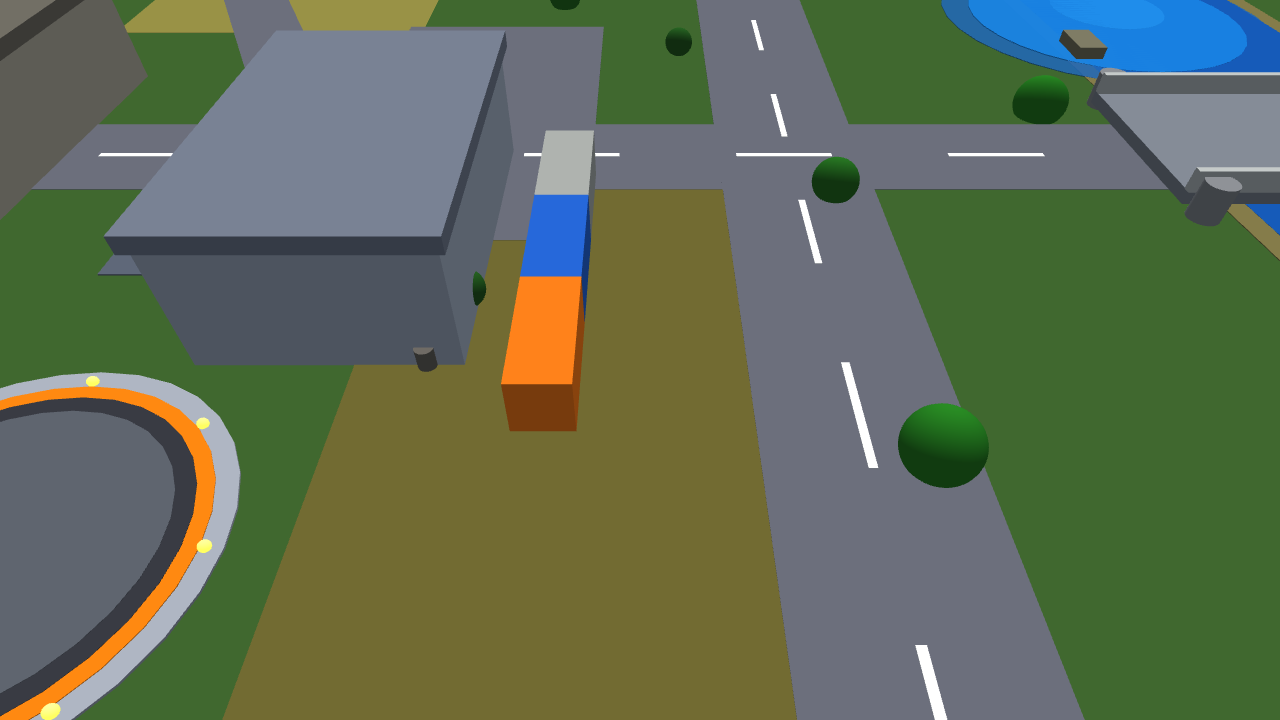
#> input picture src/mchs_vision/tests/data/gazebo_containers_1280.png, 1280 x 720 px
$ python -i video_reporter.py   (imports and definitions only)
#> lines starting #> are read from the running program, lines starting #| are printed output that depends on the picture
"""Компилятор тактических видеорапортов и видеоотчётов миссий «Око МЧС».

Модуль создаёт готовый видеоролик MP4/AVI с каскадной защитой от сбоев кодеков:
1. Вступительная тактическая заставка (Title Card) с логотипом МЧС, номером борта и временем.
2. Последовательность ключевых кадров миссии и тактических съёмок с бортовой камеры.
3. Кадры фотофиксации обнаруженных инцидентов (очаг пожара, пострадавший,
   разлив нефти) с подписью координат, площади и времени.
4. Текстовые карточки инцидентов, если готовых кадров нет.
4. Итоговая сводка миссии (длительность, площадь, найденные угрозы).
"""

from __future__ import annotations

import math
import os
import sys
from dataclasses import dataclass, field
from datetime import datetime
from typing import Dict, List, Optional, Tuple

import cv2
import numpy as np
from PIL import Image, ImageDraw, ImageFont


@dataclass
class VideoReportConfig:
    width: int = 1280
    height: int = 720
    fps: float = 12.0
    mission_title: str = "ОКО МЧС // ОПЕРАТИВНЫЙ РАПОРТ"
    uav_callsign: str = "МЧС-БАС-04"
    organization: str = "МЧС РОССИИ — ЦУКС"


class MissionVideoReporter:
    """Генератор тактических видеоотчётов патрулирования."""

    # Каскад поддерживаемых видеокодеков (FourCC) для надёжности на Windows и Linux
    CODEC_CASCADE = [
        ("mp4v", ".mp4"),
        ("avc1", ".mp4"),
        ("XVID", ".avi"),
        ("MJPG", ".avi"),
    ]

    # TrueType-шрифты с кириллицей. OpenCV Hershey не умеет русский текст.
    FONT_CANDIDATES = (
        r"C:\Windows\Fonts\arial.ttf",
        r"C:\Windows\Fonts\segoeui.ttf",
        "/usr/share/fonts/truetype/dejavu/DejaVuSans.ttf",
        "/usr/share/fonts/truetype/liberation2/LiberationSans-Regular.ttf",
        "/System/Library/Fonts/Supplemental/Arial.ttf",
    )
    FONT_BOLD_CANDIDATES = (
        r"C:\Windows\Fonts\arialbd.ttf",
        r"C:\Windows\Fonts\segoeuib.ttf",
        "/usr/share/fonts/truetype/dejavu/DejaVuSans-Bold.ttf",
        "/usr/share/fonts/truetype/liberation2/LiberationSans-Bold.ttf",
        "/System/Library/Fonts/Supplemental/Arial Bold.ttf",
    )

    def __init__(self, config: Optional[VideoReportConfig] = None):
        self.config = config or VideoReportConfig()
        self._regular_font_path = self._resolve_font(self.FONT_CANDIDATES)
        self._bold_font_path = self._resolve_font(self.FONT_BOLD_CANDIDATES) \
            or self._regular_font_path

    @staticmethod
    def _resolve_font(candidates) -> Optional[str]:
        for path in candidates:
            if os.path.isfile(path):
                return path
        return None

    def _font(self, size: int, bold: bool = False):
        path = self._bold_font_path if bold else self._regular_font_path
        if path:
            try:
                return ImageFont.truetype(path, max(8, int(size)))
            except OSError:
                pass
        return ImageFont.load_default()

    def _draw_texts(self, frame: np.ndarray, items) -> np.ndarray:
        """Нарисовать список (text, x, y, size, bgr, bold, max_width) через PIL."""
        rgb = cv2.cvtColor(frame, cv2.COLOR_BGR2RGB)
        image = Image.fromarray(rgb)
        draw = ImageDraw.Draw(image)
        for item in items:
            text, x, y, size, color_bgr = item[:5]
            bold = bool(item[5]) if len(item) > 5 else False
            max_width = item[6] if len(item) > 6 else None
            font = self._font(size, bold)
            if max_width:
                while size > 10:
                    box = draw.textbbox((0, 0), text, font=font)
                    if box[2] - box[0] <= max_width:
                        break
                    size -= 1
                    font = self._font(size, bold)
                box = draw.textbbox((0, 0), text, font=font)
                if box[2] - box[0] > max_width:
                    # Обрезаем длинную строку, чтобы она не уезжала за кадр.
                    while text and draw.textbbox(
                            (0, 0), text + "…", font=font)[2] > max_width:
                        text = text[:-1]
                    text += "…"
            color_rgb = (int(color_bgr[2]), int(color_bgr[1]),
                         int(color_bgr[0]))
            draw.text((int(x), int(y)), text, font=font, fill=color_rgb)
        return cv2.cvtColor(np.asarray(image), cv2.COLOR_RGB2BGR)

    def _create_writer(self, target_path: str) -> Tuple[cv2.VideoWriter, str]:
        """Инициализация VideoWriter с каскадом кодеков."""
        os.makedirs(os.path.dirname(os.path.abspath(target_path)), exist_ok=True)
        w, h, fps = self.config.width, self.config.height, self.config.fps

        base, ext = os.path.splitext(target_path)
        for fourcc_str, preferred_ext in self.CODEC_CASCADE:
            current_path = base + preferred_ext
            fourcc = cv2.VideoWriter_fourcc(*fourcc_str)
            writer = cv2.VideoWriter(current_path, fourcc, fps, (w, h))
            if writer.isOpened():
                return writer, current_path

        # Аварийный fallback на встроенный MJPG
        fallback_path = base + ".avi"
        fourcc = cv2.VideoWriter_fourcc(*"MJPG")
        writer = cv2.VideoWriter(fallback_path, fourcc, fps, (w, h))
        return writer, fallback_path

    @staticmethod
    def card_pad(width: int, height: int) -> int:
        """Внутренний отступ акцентной рамки карточек (масштабируется)."""
        return max(12, int(min(width, height) * 0.055))

    def _render_title_card(self, title: str, subtitle: str, timestamp_str: str) -> np.ndarray:
        """Создаёт кадр титульной заставки."""
        w, h = self.config.width, self.config.height
        scale = min(w / 1280.0, h / 720.0)
        fs = lambda value: max(10, int(value * scale))  # noqa: E731
        pad = self.card_pad(w, h)
        frame = np.full((h, w, 3), (15, 20, 28), dtype=np.uint8)

        # Фоновая тактическая сетка
        grid_color = (25, 34, 46)
        for x in range(0, w, 60):
            cv2.line(frame, (x, 0), (x, h), grid_color, 1)
        for y in range(0, h, 60):
            cv2.line(frame, (0, y), (w, y), grid_color, 1)

        # Декоративная акцентная рамка
        cv2.rectangle(frame, (pad, pad), (w - pad, h - pad), (0, 140, 255), 2)
        cv2.rectangle(frame, (pad + 4, pad + 4), (w - pad - 4, h - pad - 4),
                      (0, 80, 180), 1)

        x0 = pad + max(10, int(28 * scale))
        max_w = w - pad - x0
        y_cursor = [pad + max(4, int(8 * scale))]

        def next_line(size: int, gap: int) -> int:
            """Возвращает верх строки и сдвигает курсор ниже неё.

            ``_draw_texts`` рисует от верхней кромки (PIL anchor по умолчанию —
            left-ascender), поэтому высоту шрифта прибавляем к курсору.
            """
            top_y = y_cursor[0]
            y_cursor[0] = top_y + size + max(2, int(gap * scale))
            return top_y

        org_y = next_line(fs(38), 12)
        title_y = next_line(fs(62), 22)
        subtitle_y = next_line(fs(36), 18)
        sep_y = y_cursor[0] + max(2, int(6 * scale))
        y_cursor[0] = sep_y + max(2, int(6 * scale))
        callsign_y = next_line(fs(28), 14)
        timestamp_y = next_line(fs(24), 10)
        status_y = next_line(fs(24), 10)

        cv2.line(frame, (x0, sep_y), (w - x0, sep_y), (0, 120, 200), 2)
        items = [
            (self.config.organization, x0, org_y, fs(38),
             (0, 210, 255), True, max_w),
            (title, x0, title_y, fs(62), (255, 255, 255), True, max_w),
            (subtitle, x0, subtitle_y, fs(36), (0, 160, 255), False, max_w),
            (f"БОРТОВОЙ КОМПЛЕКС: {self.config.uav_callsign}",
             x0, callsign_y, fs(28), (220, 230, 240), False, max_w),
            (f"ДАТА И ВРЕМЯ ФОРМИРОВАНИЯ: {timestamp_str}",
             x0, timestamp_y, fs(24), (160, 180, 200), False, max_w),
            ("СТАТУС МИССИИ: АВТОНОМНЫЙ ПАТРУЛЬ // ДАННЫЕ ЗАФИКСИРОВАНЫ",
             x0, status_y, fs(24), (0, 220, 120), True, max_w),
        ]
        return self._draw_texts(frame, items)

    def _render_summary_card(self, stats: Dict[str, any]) -> np.ndarray:
        """Создаёт финальный экран с итогами миссии."""
        w, h = self.config.width, self.config.height
        scale = min(w / 1280.0, h / 720.0)
        fs = lambda value: max(10, int(value * scale))  # noqa: E731
        pad = self.card_pad(w, h)
        frame = np.full((h, w, 3), (12, 16, 22), dtype=np.uint8)

        # Фоновая тактическая сетка
        grid_color = (20, 28, 38)
        for x in range(0, w, 60):
            cv2.line(frame, (x, 0), (x, h), grid_color, 1)
        for y in range(0, h, 60):
            cv2.line(frame, (0, y), (w, y), grid_color, 1)

        cv2.rectangle(frame, (pad, pad), (w - pad, h - pad), (0, 210, 120), 2)
        x0 = pad + max(10, int(28 * scale))
        max_w = w - pad - x0
        title_y = pad + max(4, int(8 * scale))
        sep_y = title_y + fs(42) + max(4, int(10 * scale))

        items = [
            ("СВОДНЫЙ ОТЧЁТ РЕЗУЛЬТАТОВ ВОЗДУШНОГО ПАТРУЛЯ",
             x0, title_y, fs(42), (255, 255, 255), True, max_w),
        ]
        cv2.line(frame, (x0, sep_y), (w - x0, sep_y), (0, 210, 120), 2)

        y_offset = sep_y + max(6, int(12 * scale))
        row_step = fs(28) + max(6, int(16 * scale))
        for key, val in stats.items():
            label = str(key).upper().replace("_", " ")
            items.append((f"{label}: {val}", x0, y_offset, fs(28),
                          (200, 220, 240), False, max_w))
            y_offset += row_step

        items.append(("МАТЕРИАЛЫ СФОРМИРОВАНЫ ДЛЯ ПЕРЕДАЧИ В ЦУКС",
                      x0, h - pad - fs(24) - max(4, int(8 * scale)), fs(24),
                      (0, 210, 255), True, max_w))
        return self._draw_texts(frame, items)

    # [59 lines left out: function _render_incident_shot, not called in this run]

    def compile_report(
        self,
        frames: List[np.ndarray],
        incidents: Optional[List[Dict]] = None,
        stats: Optional[Dict] = None,
        output_path: str = "reports/video/mission_summary.mp4",
        shots: Optional[List[Dict]] = None,
    ) -> str:
        """Компилирует сквозной видеорапорт.

        ``shots`` — кадры фотофиксации очагов: словари с ключами ``frame``
        (кадр BGR), ``label``/``hazard_type``, ``threat_level``, ``area``,
        ``x``, ``y``, ``time``. Каждый показывается отдельно с подписью, чтобы
        зритель видел именно то, что обнаружил борт, а не только текст.
        """
        writer, final_path = self._create_writer(output_path)
        w, h, fps = self.config.width, self.config.height, self.config.fps

        timestamp_str = datetime.now().strftime("%d.%m.%Y %H:%M:%S МСК")

        try:
            # 1. Титульная заставка (2.0 секунды)
            title_frame = self._render_title_card(
                title=self.config.mission_title,
                subtitle="АВТОНОМНОЕ ВЫЯВЛЕНИЕ ЧРЕЗВЫЧАЙНЫХ СИТУАЦИЙ",
                timestamp_str=timestamp_str,
            )
            title_repeats = int(fps * 2.0)
            for _ in range(title_repeats):
                writer.write(title_frame)

            # 2. Основные кадры полёта (каждый кадр удерживается по 1.0 сек)
            frame_hold = max(1, int(fps * 1.0))
            for frame in frames:
                resized = cv2.resize(frame, (w, h)) if (frame.shape[1] != w or frame.shape[0] != h) else frame
                for _ in range(frame_hold):
                    writer.write(resized)

            # 3. Кадры фотофиксации очагов (то, что реально видел борт)
            if shots:
                shot_hold = max(1, int(fps * 4.0))
                for shot in shots:
                    shot_frame = self._render_incident_shot(shot)
                    for _ in range(shot_hold):
                        writer.write(shot_frame)

            # 4. Текстовые карточки инцидентов (если переданы)
            if incidents:
                card_scale = min(w / 1280.0, h / 720.0)
                cx0 = max(12, int(90 * card_scale))
                cmax = w - 2 * cx0
                cfs = lambda value: max(10, int(value * card_scale))  # noqa: E731
                cys = lambda value: int(value * card_scale)  # noqa: E731
                for inc in incidents:
                    card = np.full((h, w, 3), (18, 22, 32), dtype=np.uint8)
                    cv2.rectangle(card, (int(50*card_scale), int(50*card_scale)),
                                  (w - int(50*card_scale), h - int(50*card_scale)),
                                  (0, 90, 255), 2)
                    card = self._draw_texts(card, [
                        (f"ОБНАРУЖЕН ИНЦИДЕНТ: {inc.get('type', 'ЧС')}",
                         cx0, cys(105), cfs(38), (0, 90, 255), True, cmax),
                        (f"ОПИСАНИЕ: {inc.get('label', '')}",
                         cx0, cys(190), cfs(28), (255, 255, 255), False, cmax),
                        (f"КООРДИНАТЫ: {inc.get('coords', '')}",
                         cx0, cys(255), cfs(28), (0, 220, 255), False, cmax),
                        (f"МАСШТАБ / ПЛОЩАДЬ: {inc.get('area', '')}",
                         cx0, cys(320), cfs(28), (200, 240, 200), False, cmax),
                    ])
                    card_hold = int(fps * 1.5)
                    for _ in range(card_hold):
                        writer.write(card)

            # 5. Финальная сводка (2.0 секунды)
            stats_dict = stats or {
                "статус": "ПАТРУЛИРОВАНИЕ ЗАВЕРШЕНО",
                "обнаружено_инцидентов": len(incidents) if incidents else 0,
            }
            summary_frame = self._render_summary_card(stats_dict)
            summary_repeats = int(fps * 2.0)
            for _ in range(summary_repeats):
                writer.write(summary_frame)

        finally:
            writer.release()

        return final_path

>>> import cv2
>>> picture = cv2.imread('../mchs_vision/tests/data/gazebo_containers_1280.png')
#> picture is the input picture: shape (720, 1280, 3); mean B, G, R 83.8, 108.5, 95.9
>>> result = MissionVideoReporter().compile_report(picture)
#> the loop in _draw_texts, `for item in items:` made 6 passes
#> box on passes 1 to 6: (0, 7, 477, 42), (0, 0, 1157, 57), (0, 0, 1042, 40), (0, -1, 529, 26), (0, 5, 733, 27), (0, 1, 1012, 27)
#> the loop in compile_report, `for frame in frames:` made 720 passes
#> pass 1, in compile_report, `resized = cv2.resize(frame, (w, h)) if (frame.shape[1] != w or frame.s..`:
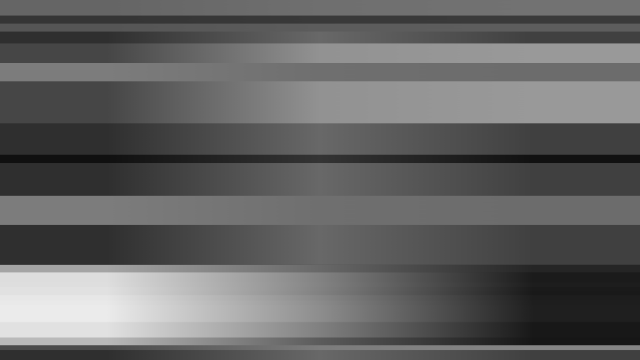
#> resized: shape (720, 1280) (shown at 1/2 size); min 16, max 235, mean 98.9
#> after the loop in compile_report, `for frame in frames:`:
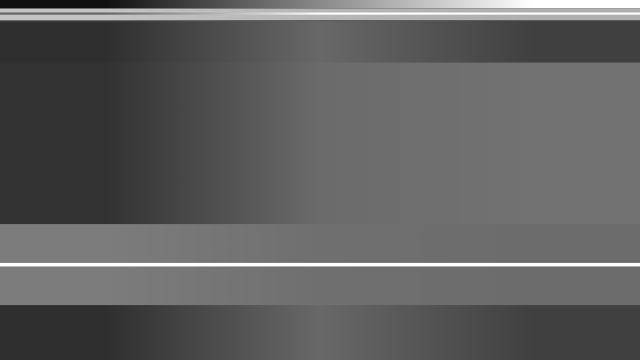
#> resized: shape (720, 1280) (shown at 1/2 size); min 17, max 255, mean 96.2
#> in _render_summary_card, `cv2.line(frame, (x0, sep_y), (w - x0, sep_y), (0, 210, 120), 2)`:
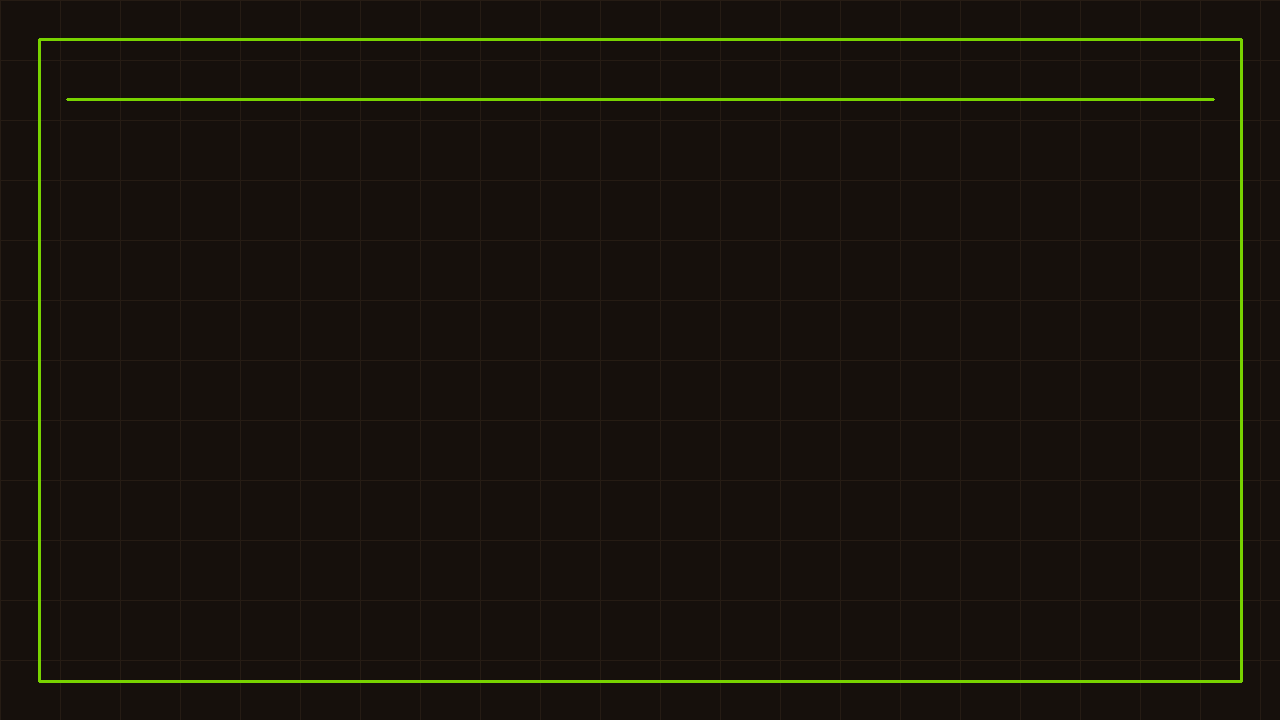
#> frame: shape (720, 1280, 3); mean of channels 0, 1, 2 12.1, 19.5, 24.1; drawn as B, G, R
#> the loop in _draw_texts (call 2), `for item in items:` made 4 passes
#> box on passes 1 to 4: (0, 0, 1158, 38), (0, 6, 589, 26), (0, 6, 455, 30), (0, 5, 767, 27)
#> in _draw_texts (call 2), `return cv2.cvtColor(np.asarray(image), cv2.COLOR_RGB2BGR)`:
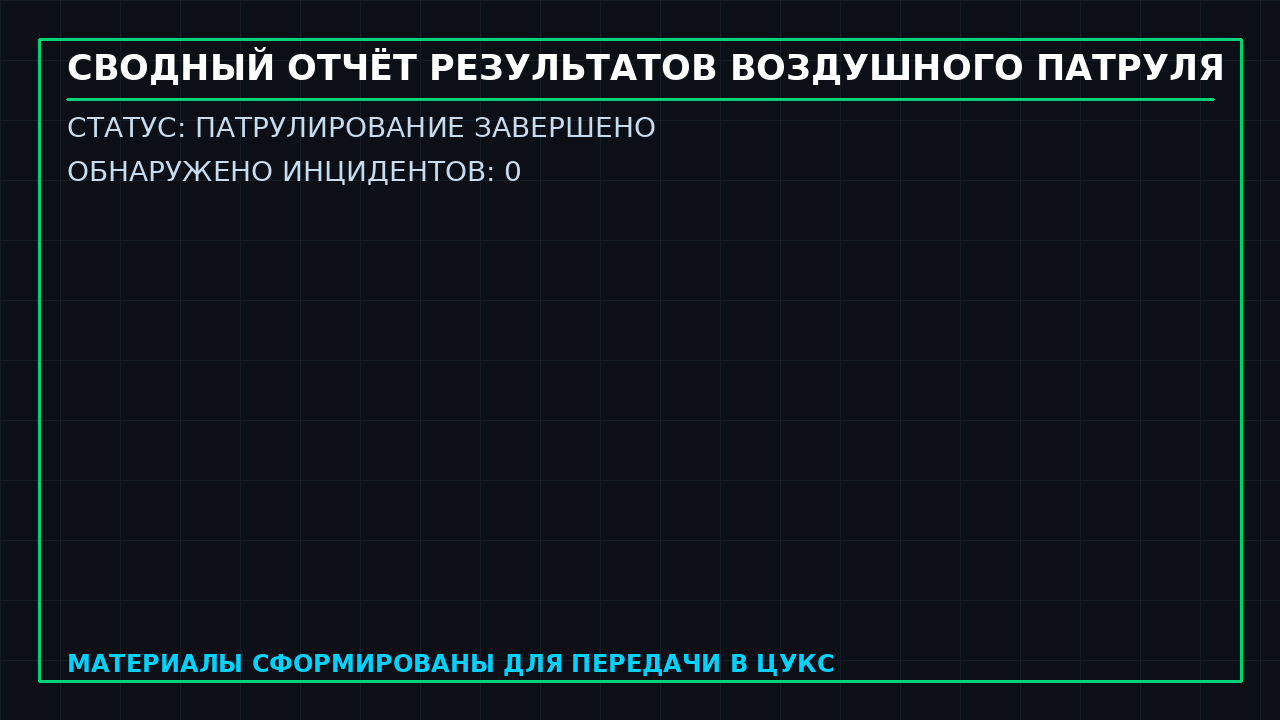
#> returned value: shape (720, 1280, 3); mean R, G, B 17.1, 26, 30.9
#> result = 'reports/video/mission_summary.mp4'
